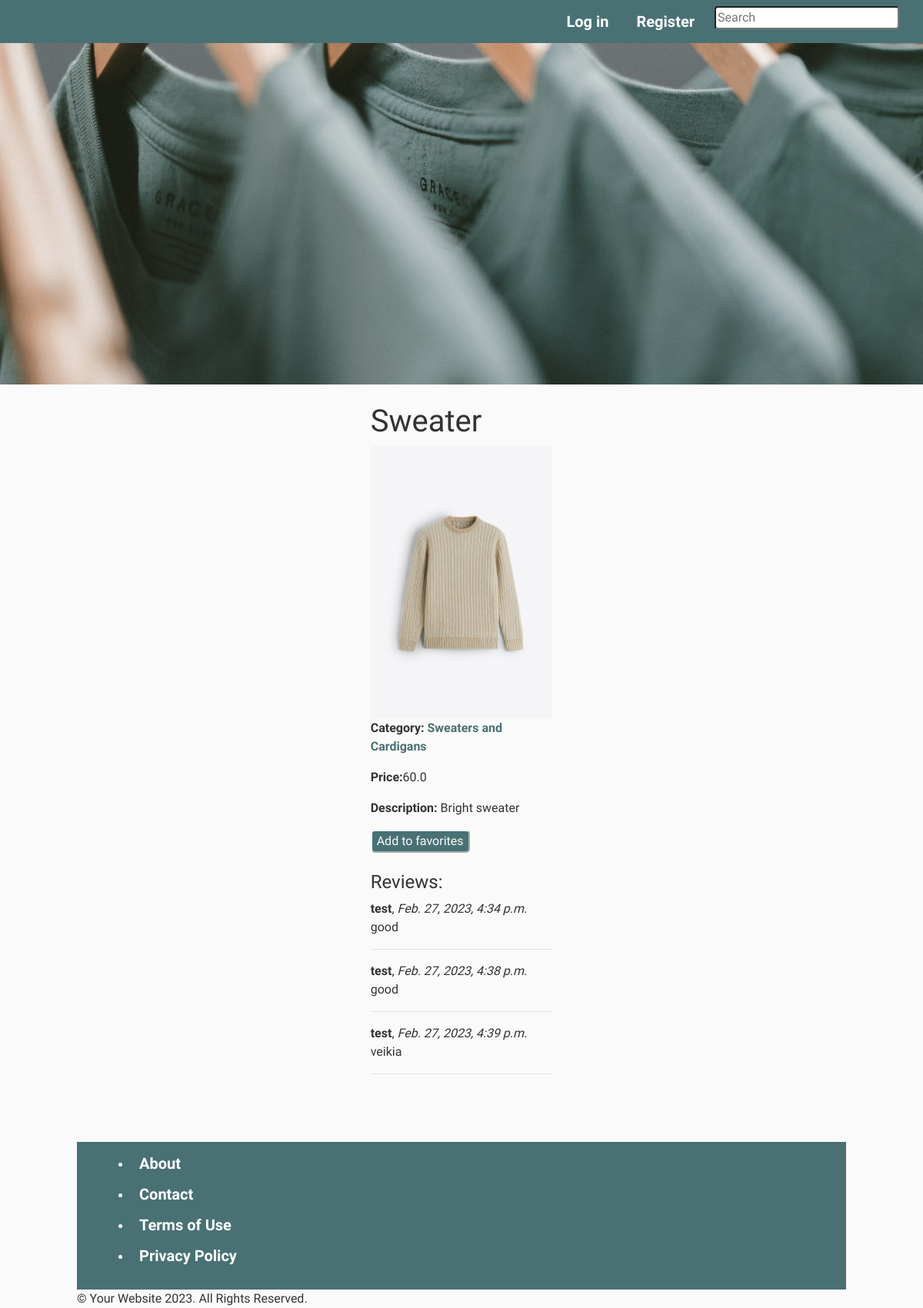
The app's page /main/products/7 with its own data.
### main/models.py (models this page shows, shortened)
class Product(models.Model):
    title = models.CharField(_('Title'), max_length=200)
    category = models.ForeignKey(Category, related_name='product', on_delete=models.CASCADE)
    created_by = models.ForeignKey(User, on_delete=models.CASCADE, related_name='product_creator')
    description = models.TextField(blank=True)
    image = models.ImageField(upload_to='images/', default='images/default.png')
    price = models.FloatField()
    in_stock = models.BooleanField(default=True)
    quantity = models.IntegerField('Quantity', help_text='Item quantity', null=False)
    cover = models.ImageField('Cover', upload_to='covers', null=True)
    class Meta:
        verbose_name_plural = 'Products'

class Category(models.Model):
    name = models.CharField('Category name', max_length=200, help_text='Enter category')
    description = models.TextField('Description', max_length=2000, default='')
    class Meta:
        verbose_name_plural = 'categories'
        ordering = ('name',)

class ProductReview(models.Model):
    product = models.ForeignKey('Product', on_delete=models.SET_NULL, null=True, blank=True)
    reviewer = models.ForeignKey(User, on_delete=models.SET_NULL, null=True, blank=True)
    date_created = models.DateTimeField(auto_now_add=True)
    content = models.TextField('Atsiliepimas', max_length=2000)

### main/views.py (the view, shortened to what this page needs)
# urls.py: path('products/<int:pk>', views.ProductDetailView.as_view(),name='product-detail'),
class ProductDetailView(FormMixin, generic.DetailView):
    model = Product
    template_name = 'product_detail.html'
    paginate_by = 3
    form_class = ProductReviewForm
    ordering = ['-created_by']

### main/forms.py
class ProductReviewForm(forms.ModelForm):
    class Meta:
        model = ProductReview
        fields = ('content', 'product', 'reviewer',)
        widgets = {'product': forms.HiddenInput(), 'reviewer': forms.HiddenInput()}

### main/templates/product_detail.html (shortened to what this page needs)
{% extends "base.html" %}
{% load static %}
{% block content %}
  <div class="container_brand">
    <div class="home_div">
      <div class="col-md-4">
        <h1>{{ product.title }}</h1>
        {% if product.cover %}
            <img src="{{ product.cover.url }}" class="card-img-top" alt="...">
          {% else %}
            <img src="{% static 'pictures/no-image.png' %}" class="card-img-top">
        {% endif %}
          <p><strong>Category:</strong> <a href="{% url 'category_detail' category_id=product.category.id %}"  class="favorite_link"> {{ product.category.name }}</a></p>
          <p><strong>Price:</strong>{{product.price}}</p>
          <p><strong>Description:</strong> {{ product.description }}</p>
          <form action="{% url 'add_to_favorites' product.id %}" method="post">
            <button class="favorite_button" type="submit">Add to favorites</button>
          </form>
            <h4>Reviews:</h4>
            {% if product.productreview_set.all %}
              {% for review in product.productreview_set.all %}
                <strong>{{  review.reviewer  }}</strong>, <em>{{ review.date_created }}</em>
                <p>{{ review.content }}</p>
                <hr>
              {% endfor %}
            {% else %}
              <p>Product doesn't have reviews</p>
            {% endif %}
        </div>
{% endblock %}

### main/static/css/style.css (style rules this page uses)
body { background: #fafafa; color: #333333; margin-top: 5rem; box-sizing: border-box; max-width: 100%; max-height: 100%; margin: 0; font-family: 'Raleway', sans-serif; }
.home_div { display: flex; justify-content: center; align-items: center; flex-direction: column; max-width: 800px; width: 100%; margin: 0 !important; }
.container_brand { display: flex; justify-content: center; align-items: center; min-height: 100% ; width:100%; margin: 0; }
.favorite_link { font-weight: bold; color: #497174 !important; }
.favorite_button { background-color: #497174; border-radius: 5px; border-color: azure; color: #fafafa }

### records on screen
Product: title "Sweater", cover (picture), category.name "Sweaters and Cardigans", price "60.0", description "Bright sweater"
ProductReview: reviewer "test", date_created "Feb. 27, 2023, 4:34 p.m.", content "good"
ProductReview: reviewer "test", date_created "Feb. 27, 2023, 4:38 p.m.", content "good"
ProductReview: reviewer "test", date_created "Feb. 27, 2023, 4:39 p.m.", content "veikia"
